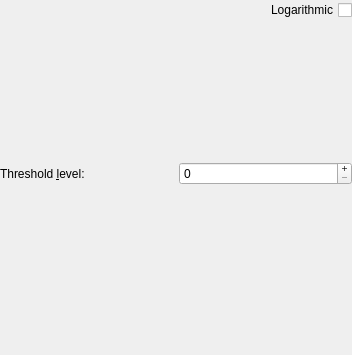
<?xml version="1.0" encoding="UTF-8"?>
<ui version="4.0">
 <class>WdgThreshold</class>
 <widget class="QWidget" name="WdgThreshold">
  <property name="geometry">
   <rect>
    <x>0</x>
    <y>0</y>
    <width>352</width>
    <height>355</height>
   </rect>
  </property>
  <property name="sizePolicy">
   <sizepolicy hsizetype="MinimumExpanding" vsizetype="MinimumExpanding">
    <horstretch>0</horstretch>
    <verstretch>0</verstretch>
   </sizepolicy>
  </property>
  <property name="minimumSize">
   <size>
    <width>0</width>
    <height>0</height>
   </size>
  </property>
  <property name="maximumSize">
   <size>
    <width>600</width>
    <height>32767</height>
   </size>
  </property>
  <property name="windowTitle">
   <string>Levels</string>
  </property>
  <layout class="QVBoxLayout" name="verticalLayout">
   <property name="leftMargin">
    <number>0</number>
   </property>
   <property name="topMargin">
    <number>0</number>
   </property>
   <property name="rightMargin">
    <number>0</number>
   </property>
   <property name="bottomMargin">
    <number>0</number>
   </property>
   <item>
    <layout class="QHBoxLayout" name="horizontalLayout">
     <item>
      <widget class="QCheckBox" name="chkLogarithmic">
       <property name="layoutDirection">
        <enum>Qt::RightToLeft</enum>
       </property>
       <property name="text">
        <string>Logarithmic</string>
       </property>
      </widget>
     </item>
    </layout>
   </item>
   <item>
    <layout class="QHBoxLayout" name="horizontalLayout_2">
     <property name="spacing">
      <number>0</number>
     </property>
     <property name="leftMargin">
      <number>5</number>
     </property>
     <property name="rightMargin">
      <number>5</number>
     </property>
     <item>
      <widget class="QLabel" name="histview">
       <property name="minimumSize">
        <size>
         <width>200</width>
         <height>100</height>
        </size>
       </property>
       <property name="maximumSize">
        <size>
         <width>16777215</width>
         <height>300</height>
        </size>
       </property>
       <property name="lineWidth">
        <number>0</number>
       </property>
       <property name="scaledContents">
        <bool>true</bool>
       </property>
       <property name="alignment">
        <set>Qt::AlignJustify|Qt::AlignVCenter</set>
       </property>
       <property name="wordWrap">
        <bool>false</bool>
       </property>
       <property name="margin">
        <number>0</number>
       </property>
       <property name="indent">
        <number>-1</number>
       </property>
      </widget>
     </item>
    </layout>
   </item>
   <item>
    <widget class="KisGradientSlider" name="thresholdGradient" native="true">
     <property name="minimumSize">
      <size>
       <width>256</width>
       <height>24</height>
      </size>
     </property>
    </widget>
   </item>
   <item>
    <layout class="QHBoxLayout">
     <item>
      <widget class="QLabel" name="label">
       <property name="text">
        <string>Threshold &amp;level:</string>
       </property>
       <property name="buddy">
        <cstring>intThreshold</cstring>
       </property>
      </widget>
     </item>
     <item>
      <widget class="QSpinBox" name="intThreshold">
       <property name="buttonSymbols">
        <enum>QAbstractSpinBox::PlusMinus</enum>
       </property>
       <property name="maximum">
        <number>255</number>
       </property>
      </widget>
     </item>
    </layout>
   </item>
   <item>
    <spacer name="verticalSpacer">
     <property name="orientation">
      <enum>Qt::Vertical</enum>
     </property>
     <property name="sizeType">
      <enum>QSizePolicy::Fixed</enum>
     </property>
     <property name="sizeHint" stdset="0">
      <size>
       <width>0</width>
       <height>0</height>
      </size>
     </property>
    </spacer>
   </item>
   <item>
    <spacer name="verticalSpacer_2">
     <property name="orientation">
      <enum>Qt::Vertical</enum>
     </property>
     <property name="sizeHint" stdset="0">
      <size>
       <width>20</width>
       <height>0</height>
      </size>
     </property>
    </spacer>
   </item>
  </layout>
 </widget>
 <customwidgets>
  <customwidget>
   <class>KisGradientSlider</class>
   <extends>QWidget</extends>
   <header>KisGradientSlider.h</header>
  </customwidget>
 </customwidgets>
 <includes>
  <include location="local">KisGradientSlider.h</include>
  <include location="local">KisGradientSlider.h</include>
 </includes>
 <resources/>
 <connections/>
</ui>
